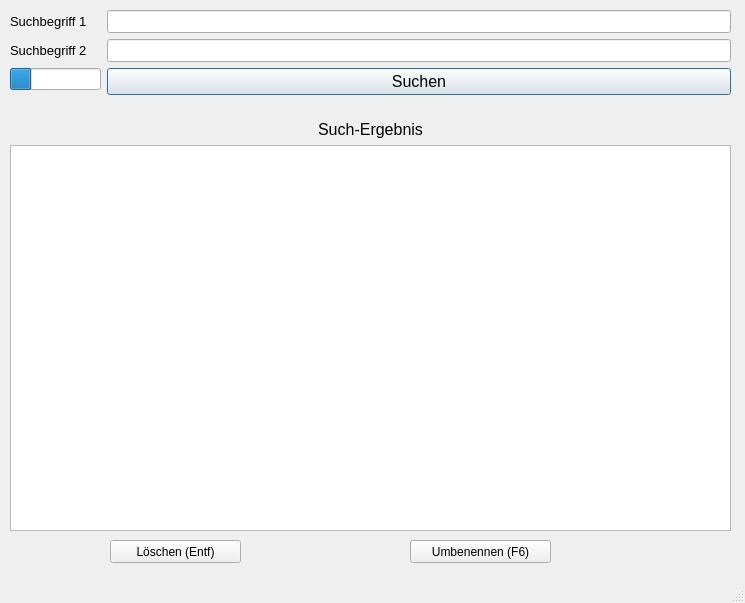
<?xml version="1.0" encoding="UTF-8"?>
<ui version="4.0">
 <class>MainWindow</class>
 <widget class="QMainWindow" name="MainWindow">
  <property name="geometry">
   <rect>
    <x>0</x>
    <y>0</y>
    <width>745</width>
    <height>603</height>
   </rect>
  </property>
  <property name="windowTitle">
   <string>MainWindow</string>
  </property>
  <property name="windowIcon">
   <iconset>
    <normaloff>VidSuch.ico</normaloff>VidSuch.ico</iconset>
  </property>
  <widget class="QWidget" name="centralwidget">
   <widget class="QWidget" name="formLayoutWidget">
    <property name="geometry">
     <rect>
      <x>10</x>
      <y>10</y>
      <width>721</width>
      <height>105</height>
     </rect>
    </property>
    <layout class="QFormLayout" name="formLayout">
     <item row="0" column="0">
      <widget class="QLabel" name="lbl_such1">
       <property name="sizePolicy">
        <sizepolicy hsizetype="Preferred" vsizetype="Preferred">
         <horstretch>0</horstretch>
         <verstretch>0</verstretch>
        </sizepolicy>
       </property>
       <property name="font">
        <font>
         <pointsize>10</pointsize>
        </font>
       </property>
       <property name="text">
        <string>Suchbegriff 1</string>
       </property>
      </widget>
     </item>
     <item row="0" column="1">
      <widget class="QLineEdit" name="le_such1">
       <property name="font">
        <font>
         <pointsize>10</pointsize>
        </font>
       </property>
      </widget>
     </item>
     <item row="2" column="0">
      <widget class="QLabel" name="lbl_such2">
       <property name="font">
        <font>
         <pointsize>10</pointsize>
        </font>
       </property>
       <property name="text">
        <string>Suchbegriff 2</string>
       </property>
      </widget>
     </item>
     <item row="2" column="1">
      <widget class="QLineEdit" name="le_such2">
       <property name="font">
        <font>
         <pointsize>10</pointsize>
        </font>
       </property>
      </widget>
     </item>
     <item row="3" column="1">
      <widget class="QPushButton" name="btn_suchen">
       <property name="font">
        <font>
         <pointsize>12</pointsize>
        </font>
       </property>
       <property name="text">
        <string>Suchen</string>
       </property>
       <property name="default">
        <bool>true</bool>
       </property>
      </widget>
     </item>
     <item row="3" column="0">
      <widget class="QProgressBar" name="proBar">
       <property name="autoFillBackground">
        <bool>false</bool>
       </property>
       <property name="value">
        <number>24</number>
       </property>
       <property name="textVisible">
        <bool>false</bool>
       </property>
      </widget>
     </item>
    </layout>
   </widget>
   <widget class="QWidget" name="verticalLayoutWidget">
    <property name="geometry">
     <rect>
      <x>10</x>
      <y>120</y>
      <width>721</width>
      <height>411</height>
     </rect>
    </property>
    <layout class="QVBoxLayout" name="verticalLayout">
     <item>
      <widget class="QLabel" name="lbl_ergebnis">
       <property name="font">
        <font>
         <pointsize>12</pointsize>
        </font>
       </property>
       <property name="layoutDirection">
        <enum>Qt::LeftToRight</enum>
       </property>
       <property name="text">
        <string>Such-Ergebnis</string>
       </property>
       <property name="alignment">
        <set>Qt::AlignCenter</set>
       </property>
      </widget>
     </item>
     <item>
      <widget class="QListWidget" name="lst_erg">
       <property name="font">
        <font>
         <pointsize>10</pointsize>
        </font>
       </property>
      </widget>
     </item>
    </layout>
   </widget>
   <widget class="QPushButton" name="btnDel">
    <property name="geometry">
     <rect>
      <x>110</x>
      <y>540</y>
      <width>131</width>
      <height>23</height>
     </rect>
    </property>
    <property name="text">
     <string>Löschen (Entf)</string>
    </property>
   </widget>
   <widget class="QPushButton" name="btnRen">
    <property name="geometry">
     <rect>
      <x>410</x>
      <y>540</y>
      <width>141</width>
      <height>23</height>
     </rect>
    </property>
    <property name="text">
     <string>Umbenennen (F6)</string>
    </property>
   </widget>
  </widget>
  <widget class="QMenuBar" name="menubar">
   <property name="geometry">
    <rect>
     <x>0</x>
     <y>0</y>
     <width>745</width>
     <height>21</height>
    </rect>
   </property>
  </widget>
  <widget class="QStatusBar" name="statusbar"/>
 </widget>
 <resources/>
 <connections/>
</ui>
